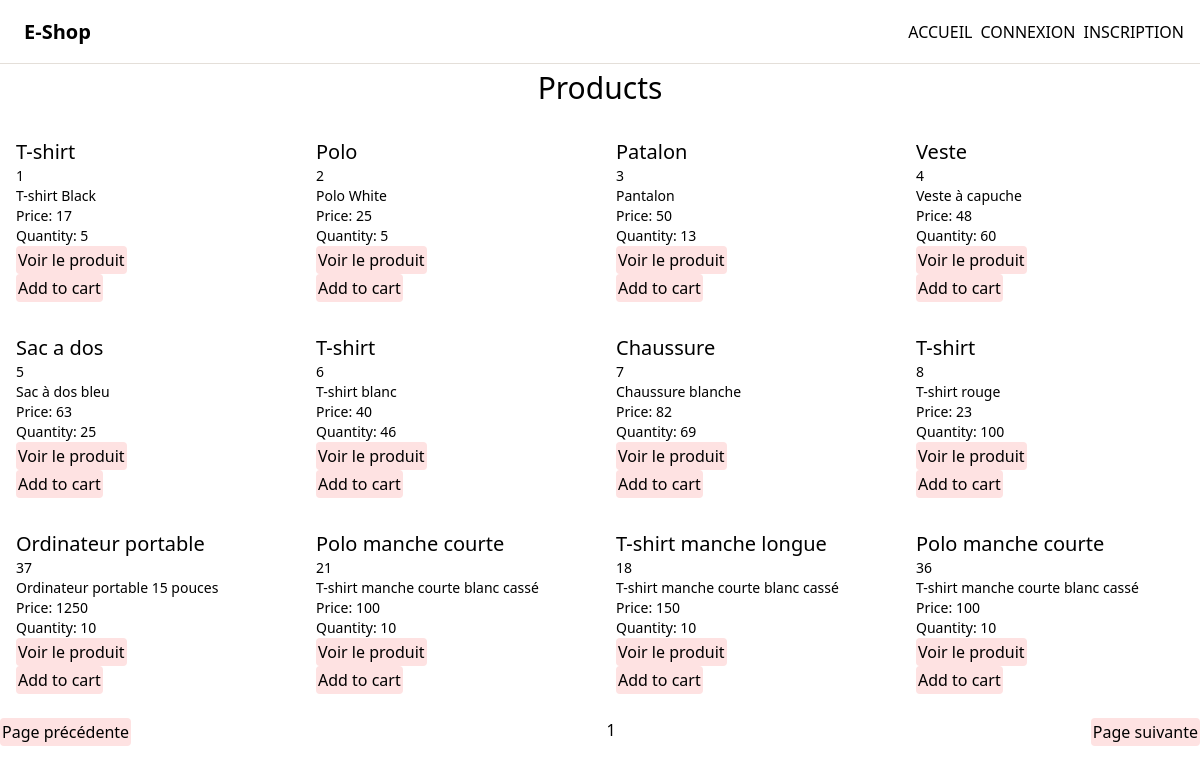
The page /shop.php on the database its author committed.
### tables this page shows
CREATE TABLE IF NOT EXISTS `product` (
  `id` int(11) NOT NULL AUTO_INCREMENT,
  `name` varchar(255) NOT NULL,
  `photos` text NOT NULL,
  `price` int(11) NOT NULL,
  `description` text NOT NULL,
  `quantity` int(11) NOT NULL,
  `created_at` datetime NOT NULL,
  `updated_at` datetime DEFAULT NULL,
  `category_id` int(11) DEFAULT NULL,
  PRIMARY KEY (`id`)
);

### src/Controller/AuthenticationController.php (called while the page is built, shortened)
<?php
class AuthenticationController
{
    public function isLogged(): bool
    {
        if (isset($_SESSION['user'])) {
            return true;
        } else {
            return false;
        }
    }
}

### src/Model/Product.php (called while the page is built, shortened)
<?php
class Product extends AbstractProduct
{
    public function getPdo(): \PDO
    {
        $this->pdo = $this->pdo ?? (new DatabaseConnexion())->getConnexion();
        return $this->pdo;
    }
    public function hydrate(array $data): static
    {
        $this->id = $data['id'] ?? null;
        $this->name = $data['name'] ?? null;
        $this->price = $data['price'] ?? null;
        $this->description = $data['description'] ?? null;
        $this->quantity = $data['quantity'] ?? null;
        return $this;
    }
    public function findPaginated(int $page) : array
    {
        $pdo = $this->getPdo();
        $offset = ($page - 1) * 12;
        $query = $pdo->prepare('SELECT * FROM product LIMIT 12 OFFSET :offset');
        $query->bindParam(':offset', $offset, \PDO::PARAM_INT);
        $query->execute();
        $results = $query->fetchAll(\PDO::FETCH_ASSOC);
        $products = [];
        foreach ($results as $result) {
            $product = new Product();
            $product->hydrate($result);
            $products[] = $product;
        }
        return $products;
    }
}

### src/Controller/ShopController.php (called while the page is built, shortened)
<?php
class ShopController
{
    public function index(int $page): array
    {
        $productModel = new Product();
        return $productModel->findPaginated($page);
    }
}

### src/Model/Abstract/AbstractProduct.php (called while the page is built, shortened)
<?php
abstract class AbstractProduct
{
    public function getId(): ?int
    {
        return $this->id;
    }
    public function getName(): ?string
    {
        return $this->name;
    }
    public function getPrice(): ?int
    {
        return $this->price;
    }
    public function getDescription(): ?string
    {
        return $this->description;
    }
    public function getQuantity(): ?int
    {
        return $this->quantity;
    }
}

### shop.php (the view, shortened to what this page needs)
<?php
$shopController = new ShopController();
if (isset($_GET['page'])) {
    $page = intval($_GET['page']);
    $getProductPage = $shopController->index($page);
} else {
    $page = 1;
    $getProductPage = $shopController->index($page);
}
?>
<!DOCTYPE html>
<html lang="fr">
<head>
    <script src="https://cdn.tailwindcss.com"></script>
</head>
<body>
<?php require_once 'import/header.php'; ?>
<main class="w-screen h-screen flex flex-col justify-center items-center">
    <div class="w-full flex justify-center py-4">
        <h1 class="text-3xl">Products</h1>
    </div>
    <div class="flex flex-wrap">
        <?php foreach ($getProductPage as $product): ?>
            <div class="w-1/4 p-4">
                <h2 class="text-xl"><?php echo $product->getName(); ?></h2>
                <p class="text-sm"><?php echo $product->getId(); ?></p>
                <p class="text-sm"><?php echo $product->getDescription(); ?></p>
                <p class="text-sm">Price: <?php echo $product->getPrice(); ?></p>
                <p class="text-sm">Quantity: <?php echo $product->getQuantity(); ?></p>
                <button class="bg-red-100 rounded p-0.5">
                    <a href="/my-little-mvc/my-little-mvc/product.php?id_product=<?php echo $product->getId();?>">
                        Voir le produit
                    </a>
                </button>
                <form action="" method="post">
                    <input type="submit" name="submit" value="Add to cart" class="bg-red-100 rounded p-0.5">
                </form>
            </div>
        <?php endforeach; ?>
    </div>
    <div class="w-full flex justify-between pt-2">
        <a href="/my-little-mvc/my-little-mvc/shop.php?page=<?php echo $page - 1; ?>" class="bg-red-100 rounded p-0.5">
            Page précédente
        </a>
        <p><?php echo $page; ?></p>
        <a href="/my-little-mvc/my-little-mvc/shop.php?page=<?php echo $page + 1; ?>" class="bg-red-100 rounded p-0.5">
            Page suivante
        </a>
    </div>
</main>
</body>
</html>

### import/header.php (shortened to what this page needs)
<?php
$authController = new AuthenticationController();
$user = $_SESSION['user'] ?? null;
$article = 0;
?>
<header class="fixed top-0 left-0 right-0 lg: h-16">
    <nav class="flex items-center py-2 px-4 border-b border-[#E4DFD9] h-full">
        <div class="flex justify-between items-center w-full">
            <div id="containerLogo" class="p-2">
                <h2 class="text-xl font-bold text-black">E-Shop</h2>
            </div>
            <div id="containerLink" class="h-full flex items-center">
                <ul class="flex text-bold uppercase gap-x-2 font-medium items-center">
                    <li class="">
                        <a href="/my-little-mvc/my-little-mvc/shop.php">
                            Accueil
                        </a>
                    </li>
                    <?php if ($authController->isLogged()) : ?>
                        <li class="">
                            <a href="/my-little-mvc/my-little-mvc/profile.php">
                                <?= $user->getFullname(); ?>
                            </a>
                        </li>
                        <li>
                            <a href="/my-little-mvc/my-little-mvc/cart.php" class="flex items-center gap-x-0.5 ">
                                <span class="rounded-full bg-[#F8F8F8] px-2 py-1">
                                    <svg xmlns="http://www.w3.org/2000/svg"
                                         class="icon icon-tabler icon-tabler-shopping-cart" width="24" height="24"
                                         viewBox="0 0 24 24" stroke-width="2" stroke="currentColor" fill="none"
                                         stroke-linecap="round" stroke-linejoin="round">
                                      <path stroke="none" d="M0 0h24v24H0z" fill="none"/>
                                      <path d="M6 19m-2 0a2 2 0 1 0 4 0a2 2 0 1 0 -4 0"/>
                                      <path d="M17 19m-2 0a2 2 0 1 0 4 0a2 2 0 1 0 -4 0"/>
                                      <path d="M17 17h-11v-14h-2"/>
                                      <path d="M6 5l14 1l-1 7h-13"/>
                                    </svg>
                                </span>
                                <span class="relative top-[12px] left-[-10px]"><?php echo $article; ?></span>
                            </a>
                        </li>
                        <li class="">
                            <a href="/my-little-mvc/my-little-mvc/logout.php">
                                Déconnexion
                            </a>
                        </li>
                    <?php else: ?>
                        <li class="">
                            <a href="/my-little-mvc/my-little-mvc/login.php">
                                Connexion
                            </a>
                        </li>
                        <li class="">
                            <a href="/my-little-mvc/my-little-mvc/register.php">
                                Inscription
                            </a>
                        </li>
                    <?php endif; ?>
                </ul>
            </div>
        </div>
    </nav>
</header>

### rows shown on the page
product: name "T-shirt", id "1", description "T-shirt Black", price "17", quantity "5"
product: name "Polo", id "2", description "Polo White", price "25", quantity "5"
product: name "Patalon", id "3", description "Pantalon", price "50", quantity "13"
product: name "Veste", id "4", description "Veste à capuche", price "48", quantity "60"
product: name "Sac a dos", id "5", description "Sac à dos bleu", price "63", quantity "25"
product: name "T-shirt", id "6", description "T-shirt blanc", price "40", quantity "46"
product: name "Chaussure", id "7", description "Chaussure blanche", price "82", quantity "69"
product: name "T-shirt", id "8", description "T-shirt rouge", price "23", quantity "100"
product: name "Ordinateur portable", id "37", description "Ordinateur portable 15 pouces", price "1250", quantity "10"
product: name "Polo manche courte", id "21", description "T-shirt manche courte blanc cassé", price "100", quantity "10"
product: name "T-shirt manche longue", id "18", description "T-shirt manche courte blanc cassé", price "150", quantity "10"
product: name "Polo manche courte", id "36", description "T-shirt manche courte blanc cassé", price "100", quantity "10"

### other values the page prints
$page "1"
